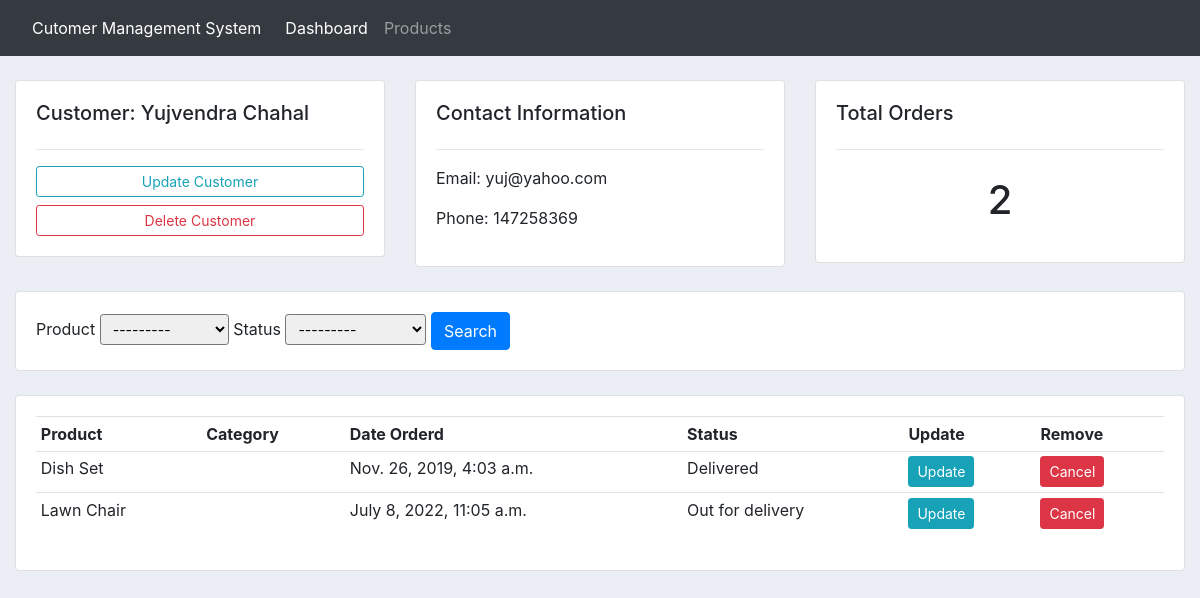
/customer/3/, run on the app's committed database.
### accounts/models.py (models this page shows, shortened)
class Customer(models.Model):
	name = models.CharField(max_length=200, null=True)
	phone = models.CharField(max_length=200, null=True)
	email = models.CharField(max_length=200, null=True)
	date_created = models.DateTimeField(auto_now_add=True, null=True, blank=True)

class Order(models.Model):
	STATUS = (
			('Pending', 'Pending'),
			('Out for delivery', 'Out for delivery'),
			('Delivered', 'Delivered'),
			)
	customer = models.ForeignKey(Customer, on_delete= models.SET_NULL, null=True)
	product = models.ForeignKey(Product, on_delete= models.SET_NULL, null=True)
	date_created = models.DateTimeField(auto_now_add=True, null=True, blank=True)
	status = models.CharField(max_length=200, null=True, choices=STATUS)

class Product(models.Model):
	CATEGORY = (
			('Indoor', 'Indoor'),
			('Out Door', 'Out Door'),
			)
	name = models.CharField(max_length=200, null=True)
	price = models.FloatField(null=True)
	category = models.CharField(max_length=200, null=True, choices=CATEGORY)
	description = models.TextField()
	date_created = models.DateTimeField(auto_now_add=True, null=True, blank=True)
	def __str__(self):
		return self.name

### accounts/views.py (the view)
# urls.py: path('customer/<str:pk>/', views.customer, name="customer"),
def customer(request, pk):
	customer = Customer.objects.get(id=pk)
	orders = customer.order_set.all()
	total_orders = orders.count()
	orderFilter = OrderFilter(request.GET, queryset=orders)
	orders = orderFilter.qs
	context = {'customer':customer, 'orders':orders, 'total_orders':total_orders,
	'filter':orderFilter}
	return render(request, 'accounts/customer.html', context)

### accounts/templates/accounts/customer.html
{% extends 'accounts/main_template.html' %}
{% block content %}
{% load widget_tweaks %}
<br>
<div class="row">
	<div class="col-md">
		<div class="card card-body">
			<h5>Customer: {{customer.name}}</h5>
			<hr>
			<a class="btn btn-outline-info  btn-sm btn-block" href="">Update Customer</a>
			<a class="btn btn-outline-danger  btn-sm btn-block" href="">Delete Customer</a>
		</div>
	</div>
	<div class="col-md">
		<div class="card card-body">
			<h5>Contact Information</h5>
			<hr>
			<p>Email:  {{customer.email}}</p>
			<p>Phone:  {{customer.phone}}</p>
		</div>
	</div>
	<div class="col-md">
		<div class="card card-body">
			<h5>Total Orders</h5>
			<hr>
			<h1 style="text-align: center;padding: 10px">{{total_orders}}</h1>
		</div>
	</div>
</div>
<br>
<div class="row">
	<div class="col">
		<div class="card card-body">
			<form method="get">
		    {% for field in filter.form %}
		    	{{field.label}}
		    	{{field|add_class:'form-control-sm'}}
		    {% endfor %}
		    <button class="btn btn-primary" type="submit">Search</button>
		  </form>
		</div>
	</div>
</div>
<br>
<div class="row">
	<div class="col-md">
		<div class="card card-body">
			<table class="table table-sm">
				<tr>
					<th>Product</th>
					<th>Category</th>
					<th>Date Orderd</th>
					<th>Status</th>
					<th>Update</th>
					<th>Remove</th>
				</tr>
				{% for order in orders %}
					<tr>
						<td>{{order.product}}</td>
						<td>{{order.category}}</td>
						<td>{{order.date_created}}</td>
						<td>{{order.status}}</td>
						<td><a class="btn btn-sm btn-info" href="{% url 'update_order' order.id %}">Update</a></td>
						<td><a class="btn btn-sm btn-danger" href="{% url 'delete_order' order.id %}">Cancel</a></td>
					</tr>
				{% endfor %}
			</table>
		</div>
	</div>
</div>
{% endblock content %}

### static/css/main.css (style rules this page uses)
body { background-color: #ebeff5; }

### data on the page
Customer: name "Yujvendra Chahal", email "yuj@yahoo.com", phone "147258369"
Order: product "Dish Set", date_created "Nov. 26, 2019, 4:03 a.m.", status "Delivered"
Order: product "Lawn Chair", date_created "July 8, 2022, 11:05 a.m.", status "Out for delivery"

### other printed values
{{ total_orders }} "2"
{{ field.label }} "Product" "Status"
